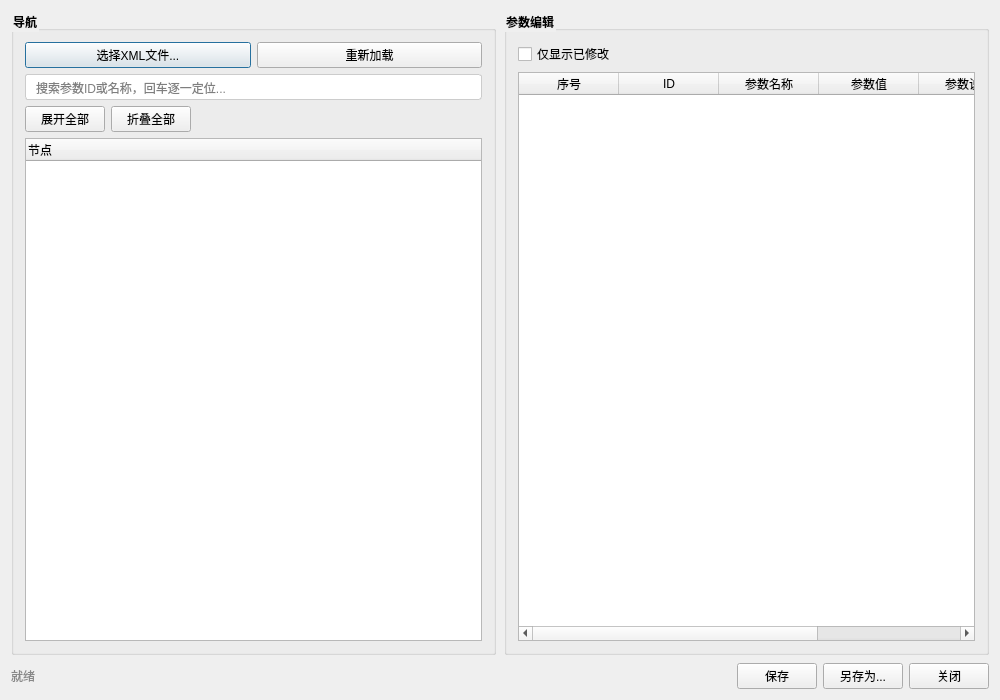
<?xml version="1.0" encoding="UTF-8"?>
<ui version="4.0">
 <class>ParamConfigDialog</class>
 <widget class="QDialog" name="ParamConfigDialog">
  <property name="geometry">
   <rect>
    <x>0</x>
    <y>0</y>
    <width>1000</width>
    <height>700</height>
   </rect>
  </property>
  <property name="windowTitle">
   <string>参数配置</string>
  </property>
  <layout class="QVBoxLayout" name="mainLayout">
   <property name="spacing">
    <number>8</number>
   </property>

   <!-- ===== 主内容区：左树 + 右表格 ===== -->
   <item>
    <layout class="QHBoxLayout" name="contentLayout">
     <property name="spacing">
      <number>8</number>
     </property>

     <!-- ===== 左侧：树形导航 ===== -->
     <item>
      <widget class="QGroupBox" name="groupBox_checkItems">
       <property name="title">
        <string>导航</string>
       </property>
       <property name="styleSheet">
        <string>QGroupBox { font-weight: bold; }</string>
       </property>
       <property name="minimumSize">
        <size>
         <width>340</width>
         <height>0</height>
        </size>
       </property>
       <layout class="QVBoxLayout" name="checkItemGroupLayout">
        <item>
         <layout class="QHBoxLayout" name="checkItemToolbarLayout">
          <item>
           <widget class="QPushButton" name="pushButton_openXml">
            <property name="text">
             <string>选择XML文件...</string>
            </property>
            <property name="toolTip">
             <string>从已有的XML文件加载检查方案</string>
            </property>
           </widget>
          </item>
          <item>
           <widget class="QPushButton" name="pushButton_resetDefaults">
            <property name="text">
             <string>重新加载</string>
            </property>
            <property name="toolTip">
             <string>从原文件重新加载参数</string>
            </property>
           </widget>
          </item>
         </layout>
        </item>
        <item>
         <widget class="QLineEdit" name="lineEdit_search">
          <property name="placeholderText">
           <string>搜索参数ID或名称，回车逐一定位...</string>
          </property>
          <property name="clearButtonEnabled">
           <bool>true</bool>
          </property>
          <property name="styleSheet">
           <string>padding: 4px 8px; border: 1px solid #ccc; border-radius: 3px;</string>
          </property>
         </widget>
        </item>
        <item>
         <layout class="QHBoxLayout" name="treeToolbarLayout">
          <item>
           <widget class="QPushButton" name="pushButton_expandAll">
            <property name="text">
             <string>展开全部</string>
            </property>
            <property name="toolTip">
             <string>展开所有树节点</string>
            </property>
           </widget>
          </item>
          <item>
           <widget class="QPushButton" name="pushButton_collapseAll">
            <property name="text">
             <string>折叠全部</string>
            </property>
            <property name="toolTip">
             <string>折叠所有树节点</string>
            </property>
           </widget>
          </item>
          <item>
           <spacer name="horizontalSpacer_checkItemToolbar">
            <property name="orientation">
             <enum>Qt::Horizontal</enum>
            </property>
            <property name="sizeHint" stdset="0">
             <size>
              <width>40</width>
              <height>20</height>
             </size>
            </property>
           </spacer>
          </item>
         </layout>
        </item>
        <item>
         <widget class="QTreeWidget" name="treeWidget_checkItems">
          <property name="minimumSize">
           <size>
            <width>0</width>
            <height>280</height>
           </size>
          </property>
          <property name="alternatingRowColors">
           <bool>true</bool>
          </property>
          <property name="selectionMode">
           <enum>QAbstractItemView::SingleSelection</enum>
          </property>
          <property name="animated">
           <bool>true</bool>
          </property>
          <property name="expandsOnDoubleClick">
           <bool>true</bool>
          </property>
          <column>
           <property name="text">
            <string>节点</string>
           </property>
          </column>
         </widget>
        </item>
       </layout>
      </widget>
     </item>

     <!-- ===== 右侧：参数编辑表格 ===== -->
     <item>
      <widget class="QGroupBox" name="groupBox_params">
       <property name="title">
        <string>参数编辑</string>
       </property>
       <property name="styleSheet">
        <string>QGroupBox { font-weight: bold; }</string>
       </property>
       <layout class="QVBoxLayout" name="paramGroupLayout">
        <item>
         <layout class="QHBoxLayout" name="tableToolbarLayout">
          <item>
           <widget class="QCheckBox" name="checkBox_filterMarked">
            <property name="text">
             <string>仅显示已修改</string>
            </property>
            <property name="toolTip">
             <string>筛选只显示参数值已修改的行</string>
            </property>
           </widget>
          </item>
          <item>
           <spacer name="horizontalSpacer_tableToolbar">
            <property name="orientation">
             <enum>Qt::Horizontal</enum>
            </property>
            <property name="sizeHint" stdset="0">
             <size>
              <width>40</width>
              <height>20</height>
             </size>
            </property>
           </spacer>
          </item>
         </layout>
        </item>
        <item>
         <widget class="QTableWidget" name="tableWidget_params">
          <property name="alternatingRowColors">
           <bool>true</bool>
          </property>
          <property name="selectionBehavior">
           <enum>QAbstractItemView::SelectRows</enum>
          </property>
          <property name="selectionMode">
           <enum>QAbstractItemView::SingleSelection</enum>
          </property>
          <property name="editTriggers">
           <set>QAbstractItemView::DoubleClicked|QAbstractItemView::EditKeyPressed|QAbstractItemView::AnyKeyPressed</set>
          </property>
          <property name="styleSheet">
           <string>QTableWidget { gridline-color: #ddd; }</string>
          </property>
          <column>
           <property name="text">
            <string>序号</string>
           </property>
          </column>
          <column>
           <property name="text">
            <string>ID</string>
           </property>
          </column>
          <column>
           <property name="text">
            <string>参数名称</string>
           </property>
          </column>
          <column>
           <property name="text">
            <string>参数值</string>
           </property>
          </column>
          <column>
           <property name="text">
            <string>参数说明</string>
           </property>
          </column>
          <column>
           <property name="text">
            <string>状态</string>
           </property>
          </column>
         </widget>
        </item>
       </layout>
      </widget>
     </item>
    </layout>
   </item>

   <!-- ===== 底部按钮 ===== -->
   <item>
    <layout class="QHBoxLayout" name="bottomBtnLayout">
     <item>
      <widget class="QLabel" name="label_status">
       <property name="text">
        <string>就绪</string>
       </property>
       <property name="styleSheet">
        <string>color: #888;</string>
       </property>
      </widget>
     </item>
     <item>
      <spacer name="horizontalSpacer_bottom">
       <property name="orientation">
        <enum>Qt::Horizontal</enum>
       </property>
       <property name="sizeHint" stdset="0">
        <size>
         <width>40</width>
         <height>20</height>
        </size>
       </property>
      </spacer>
     </item>
     <item>
      <widget class="QPushButton" name="pushButton_saveConfig">
       <property name="text">
        <string>保存</string>
       </property>
       <property name="toolTip">
        <string>保存当前配置到文件</string>
       </property>
       <property name="minimumSize">
        <size>
         <width>80</width>
         <height>0</height>
        </size>
       </property>
      </widget>
     </item>
     <item>
      <widget class="QPushButton" name="pushButton_saveAs">
       <property name="text">
        <string>另存为...</string>
       </property>
       <property name="toolTip">
        <string>将当前参数保存为新的XML配置文件</string>
       </property>
       <property name="minimumSize">
        <size>
         <width>80</width>
         <height>0</height>
        </size>
       </property>
      </widget>
     </item>
     <item>
      <widget class="QPushButton" name="pushButton_close">
       <property name="text">
        <string>关闭</string>
       </property>
       <property name="toolTip">
        <string>关闭此窗口</string>
       </property>
       <property name="minimumSize">
        <size>
         <width>80</width>
         <height>0</height>
        </size>
       </property>
      </widget>
     </item>
    </layout>
   </item>
  </layout>
 </widget>
 <layoutdefault spacing="6" margin="11"/>
 <resources>
  <include location="../map_quality_check_tools.qrc"/>
 </resources>
 <connections/>
</ui>
